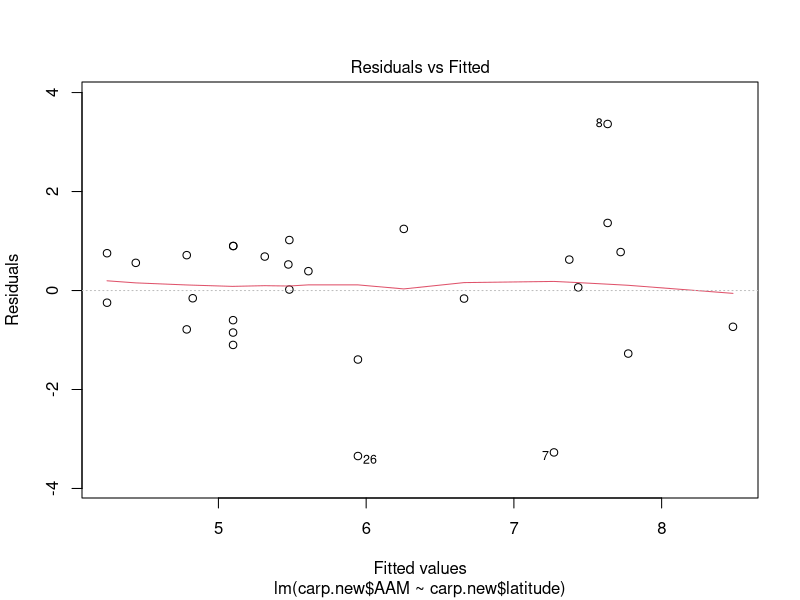
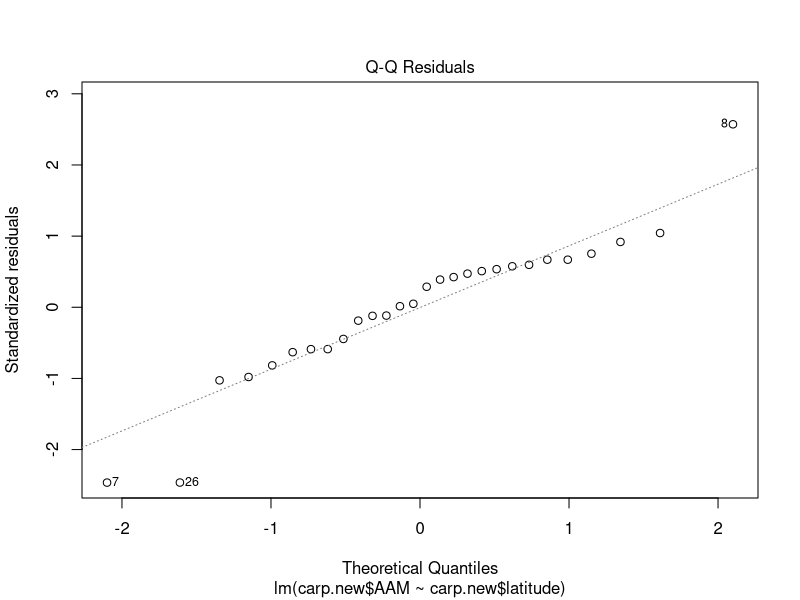
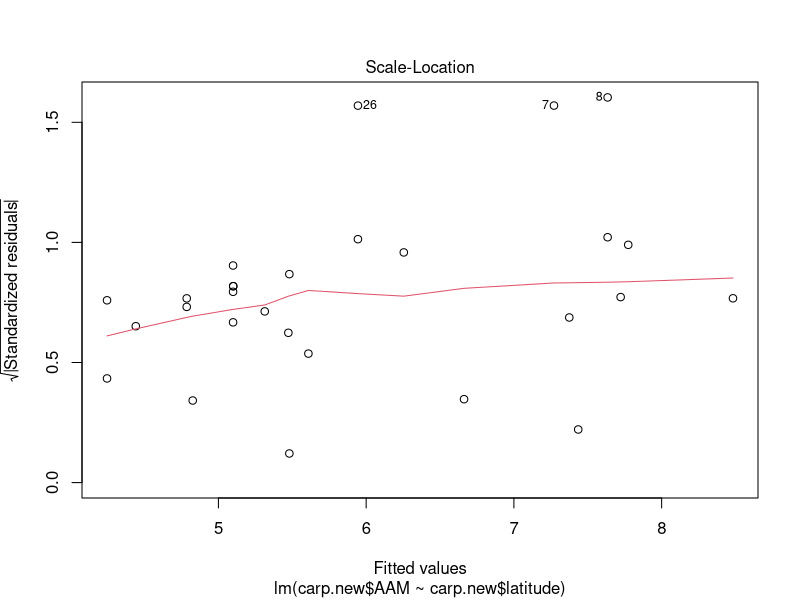
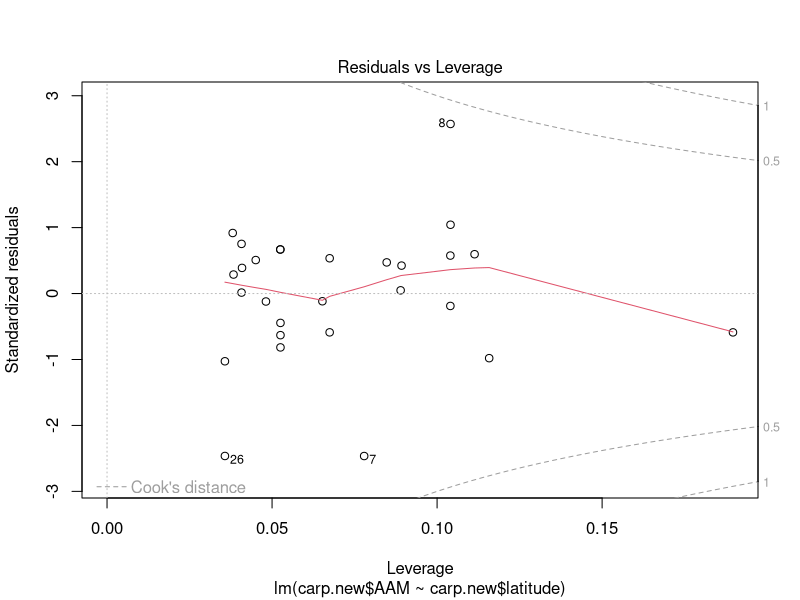
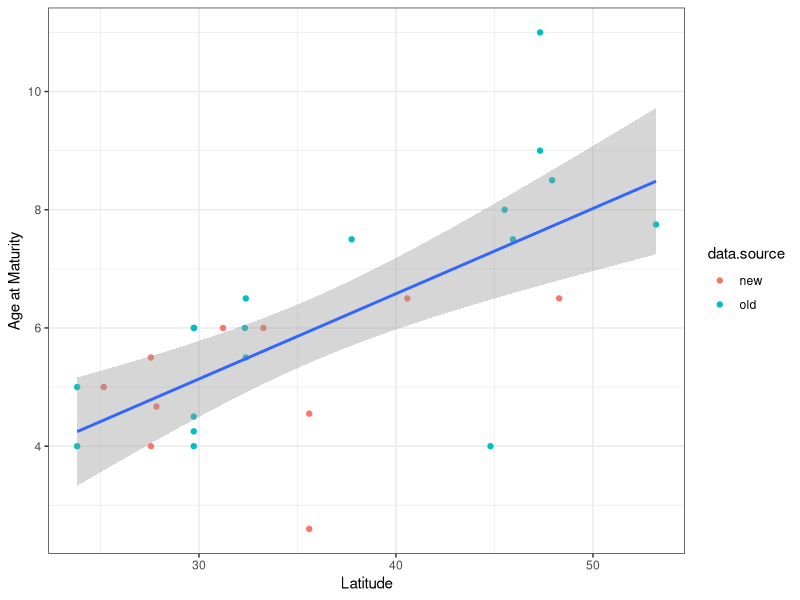
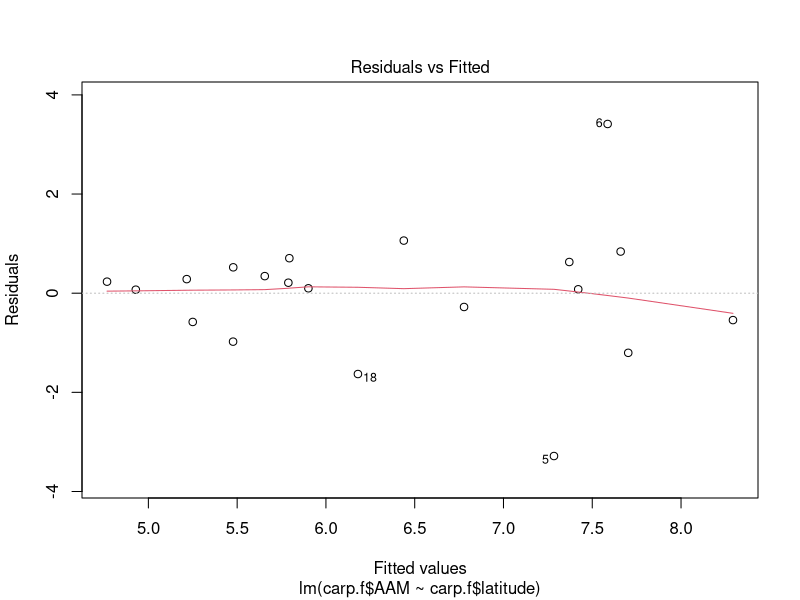
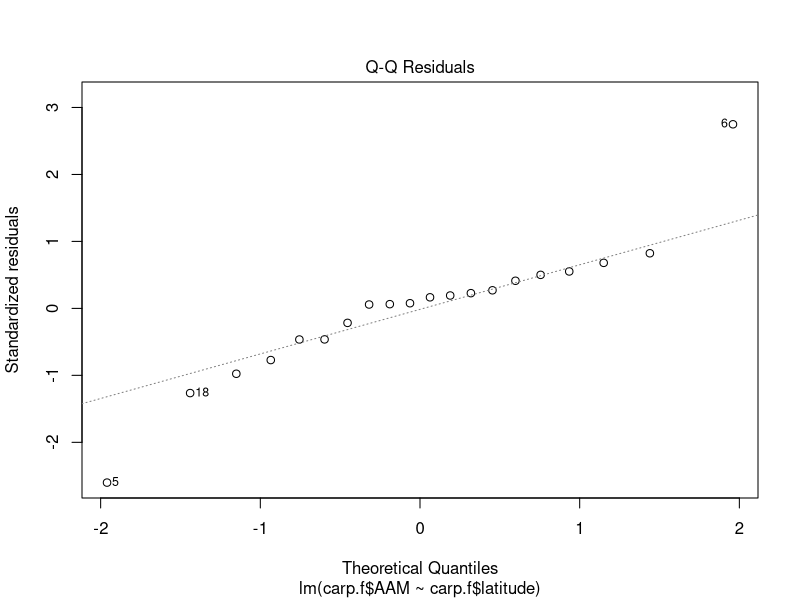
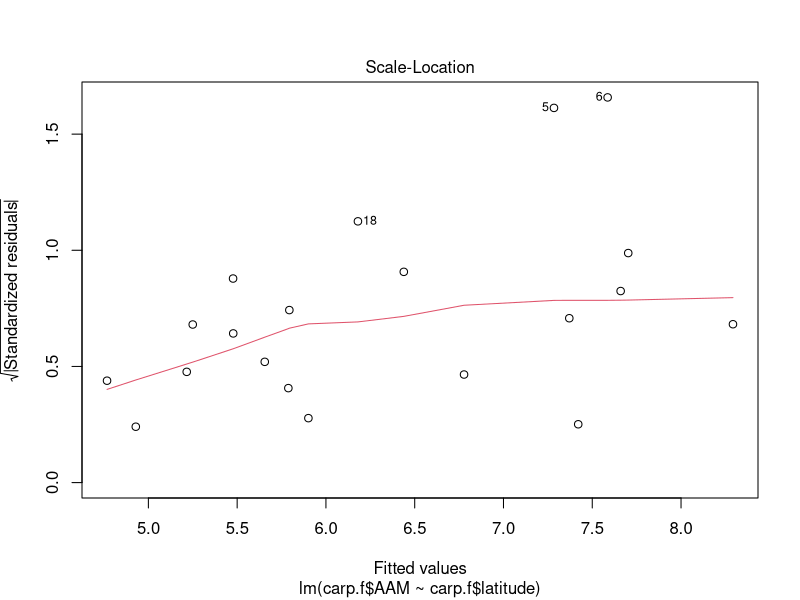

Write the R code that produced these figures, in order. (Note: this script raises an error after producing the figures.)
#' This script investigated:
#' 
#' 1. The relationship between black carp AAM and latitude.
#' 2. The relationship between AAM of other Asian carp species and latitude.



library(ggplot2)
library(dplyr)
library(ggpubr)

#### Import the AMM data ####
# new file containing additional data points from China and US
carp.new <- read.csv("eddie_carp_new.csv", stringsAsFactors = TRUE)
str(carp.new)


#### For all the sex groups ####
# AAM verse latitude:
aam.latitude <- lm(carp.new$AAM ~ carp.new$latitude)
summary(aam.latitude)
plot(aam.latitude)

# Plot the AAM verse latitude (both sexes):
ggplot(carp.new, mapping = aes(latitude, AAM))+
  geom_point(aes(colour = data.source))+
  geom_smooth(method = "lm")+
  labs(x = "Latitude", y = "Age at Maturity")+
  theme_bw()


#### For one sex only ####
## Only for females:

# Remove the duplicate on Yangtze River and also male data:
carp.f <- carp.new %>% filter(!row_number() == 15) %>% filter(sex != "male")

# Female AAM verse latitude:
aam.latitude.f <- lm(carp.f$AAM ~ carp.f$latitude)
summary(aam.latitude.f)
plot(aam.latitude.f)

# Plot the female AAM verse latitude:
ggplot(carp.f, mapping = aes(latitude, AAM))+
  geom_point(aes(shape = data.source))+
  geom_smooth(method = "lm")+
  labs(x = "Latitude", y = "Age at Maturity")+
  theme_classic(base_size = 16)+
  theme(legend.position = c(0.15,0.9),
        legend.text=element_text(size=rel(1)), #change legend text size
        legend.title=element_blank()) #remove legend title

# Save the graph:
ggsave("images/aam latitude black.jpeg",
       width = 5.6, height = 3.8, dpi = 300)


## Only for males:
# Male AAM verse latitude:
carp.m <- carp.new %>% filter(sex != "female")

aam.latitude.m <- lm(carp.m$AAM ~ carp.m$latitude)
summary(aam.latitude.m)
plot(aam.latitude.m)

# Plot the AMM verse latitude:
ggplot(aamloc.m, mapping = aes(latitude, AMM))+
  geom_point()+
  geom_smooth(method = "lm")+
  labs(x = "Latitude", y = "Age at Maturity",
       title = "Only for males")+
  theme_bw()


#### AMM verse latitude relationship for other carp species ####

# Import and filter out different carp species
carp.all <- read.csv("black carp clean data.csv")

grass <- carp.all %>% 
  filter(Species == "Grass")
bighead <- carp.all %>% 
  filter(Species == "Bighead")
silver <- carp.all %>% 
  filter(Species == "Silver")


# Run analysis - grass carp
aam.latitude.grass <- lm(grass$AAM ~ grass$Latitude)
summary(aam.latitude.grass)
plot(aam.latitude.grass)

grassplot <- ggplot(grass, mapping = aes(Latitude, AAM))+
  geom_point()+
  geom_smooth(method = "lm")+
  labs(x = "Latitude", y = "Age at Maturity", title = "(a) Grass carp")+
  theme_classic(base_size = 16)

# Run analysis - bighead carp
aam.latitude.bighead <- lm(bighead$AAM ~ bighead$Latitude)
summary(aam.latitude.bighead)
plot(aam.latitude.bighead)

bigheadplot <- ggplot(bighead, mapping = aes(Latitude, AAM))+
  geom_point()+
  geom_smooth(method = "lm")+
  labs(x = "Latitude", y = "Age at Maturity", title = "(b) Bighead carp")+
  theme_classic(base_size = 16)

# Run analysis - silver carp
aam.latitude.silver <- lm(silver$AAM ~ silver$Latitude)
summary(aam.latitude.silver)
plot(aam.latitude.silver)

silverplot <- ggplot(silver, mapping = aes(Latitude, AAM))+
  geom_point()+
  geom_smooth(method = "lm")+
  labs(x = "Latitude", y = "Age at Maturity", title = "(c) Silver carp")+
  theme_classic(base_size = 16)

# Arrange three carp plots onto one panel
ggarrange(grassplot, bigheadplot, silverplot, ncol=3)

# Save the graph:
ggsave("images/aam latitude asian.jpeg",
       width = 12, height = 3.8, dpi = 300)



median(c(rep(4, 68), rep(6, 100)))
median(c(rep(4, 47), rep(6, 95)))